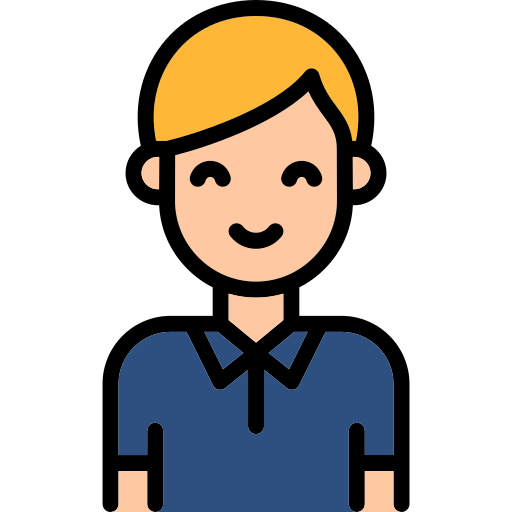
#> input picture Javi.png, 512 x 512 px; its folder holds only this picture in this run
$ python -i main.py   (imports and definitions only)
#> lines starting #> are read from the running program, lines starting #| are printed output that depends on the picture
import heapq
import PIL.Image
import PIL.ImageTk
from tkinter import *
from tkinter import ttk
from tkinter import messagebox
from Person import Person
from Stablishment import Stablishment
from Cuadricula import Cuadricula

img_javier_tk = None
img_andreina_tk = None
img_stablishment_tk = None  #Esto es para mantener las referencias de las imagenes de Javier, Andreina y los Establecimientos

# [124 lines left out: functions dijkstra, dijkstra2, calcular_ruta, not called in this run]


from tkinter import messagebox

# [33 lines left out: functions add_stablishment, remove_stablishment, find_establecimiento, not called in this run]

# Funciones para añadir y eliminar calles/carreras
def add_carrera(cuadricula):
    cuadricula.add_carrera()

def add_calle(cuadricula):
    cuadricula.add_calle()

def remove_carrera(cuadricula):
    cuadricula.remove_carrera()

def remove_calle(cuadricula):
    cuadricula.remove_calle()

def load_images():
    global img_javier_tk, img_andreina_tk, img_stablishment_tk
    img_javier = PIL.Image.open("Javi.png")
#> img_javier is the input picture: PIL image 512x512 RGBA; mean R, G, B, A 45.7, 41.2, 36.9, 113.8
    img_javier = img_javier.resize((25, 25), PIL.Image.LANCZOS)
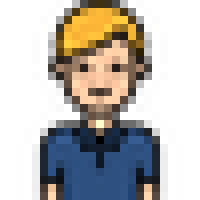
#> img_javier: PIL image 25x25 RGBA (shown 8 times larger); mean R, G, B, A 48.2, 44.1, 39.6, 114.1; transparent parts drawn white
#> (the run stopped early here; a loop or call above may not have finished)
